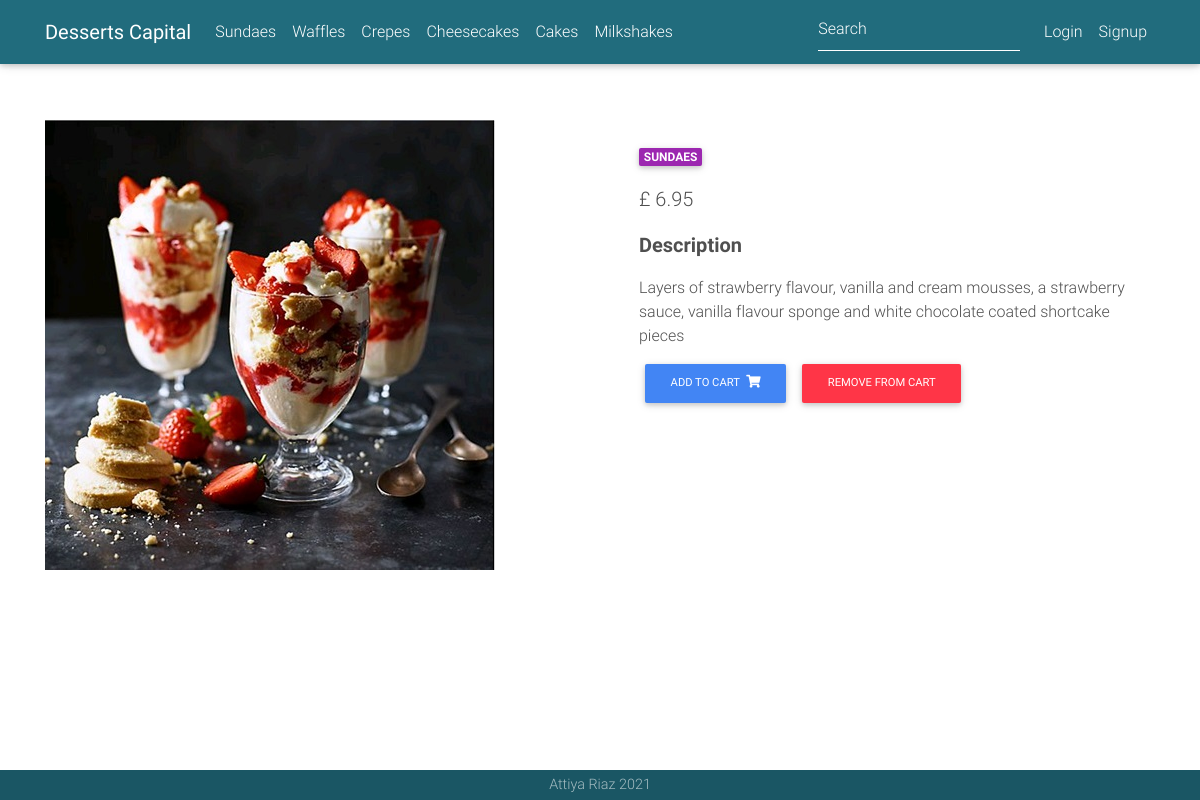
/product/strawberry-sundae/, run on the app's committed database.
### products/models.py (models this page shows, shortened)
class Product(models.Model):
    title = models.CharField(max_length=100, blank=True, null=True)
    description = models.TextField(max_length=500, blank=True, null=True)
    image = models.ImageField()
    price = models.FloatField(default=0.00, blank=True, null=True)
    slug = models.SlugField(blank=True, null=True)
    category = models.CharField(choices=CATEGORY_CHOICES, max_length=2)
    def add_to_cart(self):
        return reverse("add-to-cart", kwargs={"slug": self.slug})
    def remove_from_cart(self):
        return reverse("remove-from-cart", kwargs={"slug": self.slug})

### products/views.py (the view)
# urls.py: path("product/<slug>/",ProductDetailView.as_view(),name="product"),
class ProductDetailView(DetailView):
    model = Product
    template_name = "product.html"

### products/templates/product.html (shortened to what this page needs)
{% extends "base.html" %}
{% load static %}
{% block content %}
  <main class="mt-4 pt-4">
    <div class="container dark-grey-text mt-0">
      <div class="row wow fadeIn">
        <div class="col-md-6 mb-4">
          <img src="{{ object.image.url }}" class="img-fluid" alt="">
        </div>
        <div class="col-md-6 mb-4">
          <div class="p-4">
            <div class="mb-3">
              <a href="">
                <span class="badge purple mr-1">{{ object.get_category_display }}</span>
              </a>
            </div>
            <p class="lead">
              <span>£ {{ object.price }}</span>
            </p>
            <p class="lead font-weight-bold">Description</p>
            <p>{{ object.description }}</p>
            <a href="{{ object.add_to_cart }}" class="btn btn-primary btn-md my-0 p">
              Add to cart
              <i class="fas fa-shopping-cart ml-1"></i>
            </a>
            <a href="{{ object.remove_from_cart }}" class="btn btn-danger btn-md my-0 p">
              Remove from cart
            </a>
          </div>
        </div>
      </div>
    </div>
  </main>
{% endblock content %}

### templates/base.html (style rules this page uses)
html, body, header, .carousel { height: 60vh; }

### data on the page
Product: image (picture), category "SUNDAES", price "6.95", description "Layers of strawberry flavour, vanilla and cream mousses, a strawberry sauce, vanilla flavour sponge and white chocolate coated shortcake pieces"
